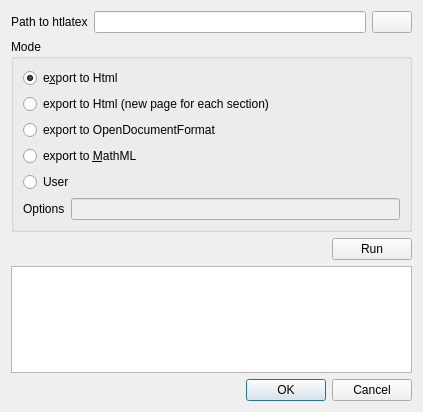
<?xml version="1.0" encoding="UTF-8"?>
<ui version="4.0">
 <class>ExportDialog</class>
 <widget class="QDialog" name="ExportDialog">
  <property name="geometry">
   <rect>
    <x>0</x>
    <y>0</y>
    <width>423</width>
    <height>412</height>
   </rect>
  </property>
  <property name="windowTitle">
   <string>Export via TeX4ht</string>
  </property>
  <layout class="QGridLayout" name="gridLayout">
   <item row="0" column="0">
    <layout class="QHBoxLayout" name="horizontalLayout">
     <item>
      <widget class="QLabel" name="labelPath">
       <property name="text">
        <string>Path to htlatex</string>
       </property>
      </widget>
     </item>
     <item>
      <widget class="QLineEdit" name="lineEditPath"/>
     </item>
     <item>
      <widget class="QPushButton" name="pushButtonPath">
       <property name="text">
        <string/>
       </property>
       <property name="icon">
        <iconset theme="document-open"/>
       </property>
      </widget>
     </item>
    </layout>
   </item>
   <item row="1" column="0">
    <widget class="QGroupBox" name="groupBox">
     <property name="title">
      <string>Mode</string>
     </property>
     <layout class="QVBoxLayout" name="verticalLayout">
      <item>
       <widget class="QRadioButton" name="radioButton1">
        <property name="text">
         <string>e&amp;xport to Html</string>
        </property>
        <property name="checked">
         <bool>true</bool>
        </property>
       </widget>
      </item>
      <item>
       <widget class="QRadioButton" name="radioButton2">
        <property name="text">
         <string>export to Html (new page for each section)</string>
        </property>
       </widget>
      </item>
      <item>
       <widget class="QRadioButton" name="radioButton3">
        <property name="text">
         <string>export to OpenDocumentFormat</string>
        </property>
       </widget>
      </item>
      <item>
       <widget class="QRadioButton" name="radioButton4">
        <property name="text">
         <string>export to &amp;MathML</string>
        </property>
       </widget>
      </item>
      <item>
       <widget class="QRadioButton" name="radioButton5">
        <property name="text">
         <string>User</string>
        </property>
       </widget>
      </item>
      <item>
       <layout class="QHBoxLayout" name="horizontalLayout_2">
        <item>
         <widget class="QLabel" name="labelOPtions">
          <property name="text">
           <string>Options</string>
          </property>
         </widget>
        </item>
        <item>
         <widget class="QLineEdit" name="lineEditOptions">
          <property name="enabled">
           <bool>false</bool>
          </property>
         </widget>
        </item>
       </layout>
      </item>
     </layout>
    </widget>
   </item>
   <item row="2" column="0">
    <layout class="QHBoxLayout" name="horizontalLayout_3">
     <item>
      <spacer name="horizontalSpacer">
       <property name="orientation">
        <enum>Qt::Horizontal</enum>
       </property>
       <property name="sizeHint" stdset="0">
        <size>
         <width>318</width>
         <height>20</height>
        </size>
       </property>
      </spacer>
     </item>
     <item>
      <widget class="QPushButton" name="pushButtonRun">
       <property name="text">
        <string>Run</string>
       </property>
       <property name="icon">
        <iconset theme="run-build"/>
       </property>
      </widget>
     </item>
    </layout>
   </item>
   <item row="3" column="0">
    <widget class="QPlainTextEdit" name="plainTextEditResult">
     <property name="readOnly">
      <bool>true</bool>
     </property>
    </widget>
   </item>
   <item row="4" column="0">
    <widget class="QDialogButtonBox" name="buttonBox">
     <property name="orientation">
      <enum>Qt::Horizontal</enum>
     </property>
     <property name="standardButtons">
      <set>QDialogButtonBox::Cancel|QDialogButtonBox::Ok</set>
     </property>
    </widget>
   </item>
  </layout>
 </widget>
 <tabstops>
  <tabstop>radioButton1</tabstop>
  <tabstop>radioButton2</tabstop>
  <tabstop>radioButton3</tabstop>
  <tabstop>radioButton4</tabstop>
  <tabstop>radioButton5</tabstop>
  <tabstop>lineEditOptions</tabstop>
  <tabstop>pushButtonRun</tabstop>
  <tabstop>lineEditPath</tabstop>
  <tabstop>pushButtonPath</tabstop>
  <tabstop>plainTextEditResult</tabstop>
  <tabstop>buttonBox</tabstop>
 </tabstops>
 <resources/>
 <connections>
  <connection>
   <sender>buttonBox</sender>
   <signal>accepted()</signal>
   <receiver>ExportDialog</receiver>
   <slot>accept()</slot>
   <hints>
    <hint type="sourcelabel">
     <x>248</x>
     <y>254</y>
    </hint>
    <hint type="destinationlabel">
     <x>157</x>
     <y>274</y>
    </hint>
   </hints>
  </connection>
  <connection>
   <sender>buttonBox</sender>
   <signal>rejected()</signal>
   <receiver>ExportDialog</receiver>
   <slot>reject()</slot>
   <hints>
    <hint type="sourcelabel">
     <x>316</x>
     <y>260</y>
    </hint>
    <hint type="destinationlabel">
     <x>286</x>
     <y>274</y>
    </hint>
   </hints>
  </connection>
 </connections>
</ui>
